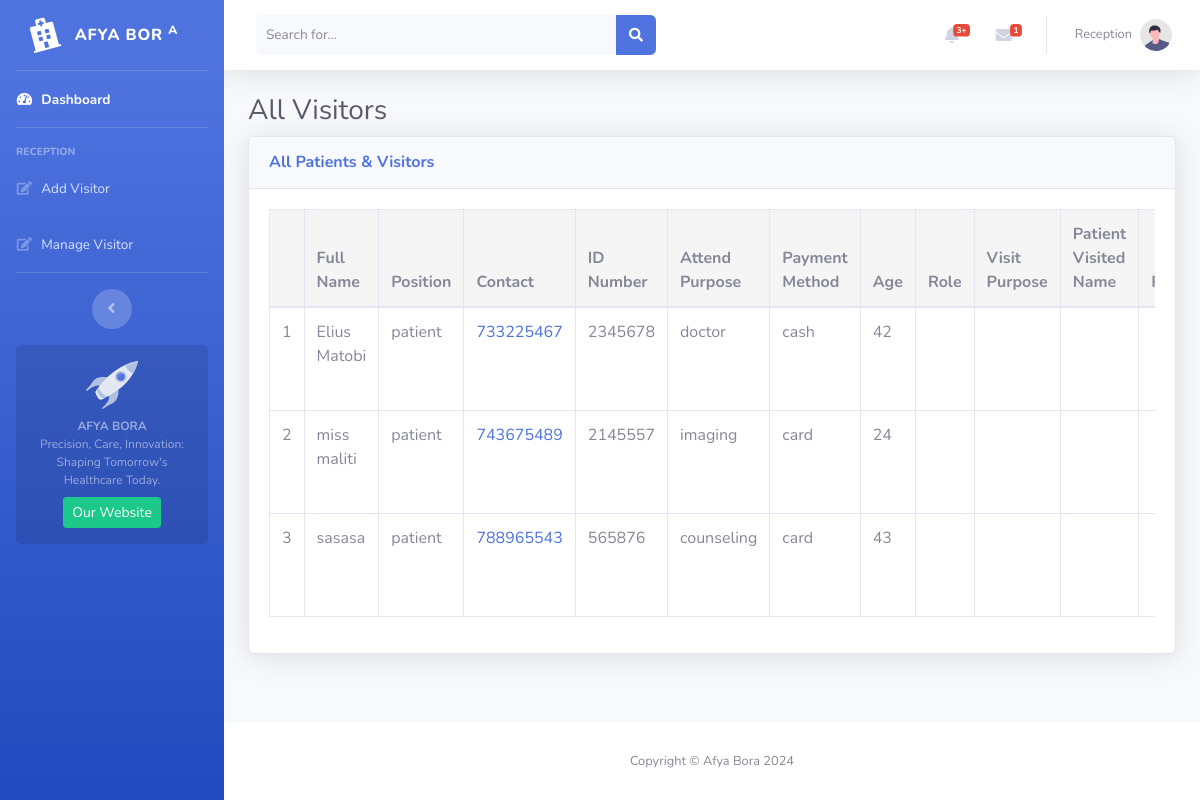
The page /reception/allpatientsvisitors.php on the database as committed earlier.
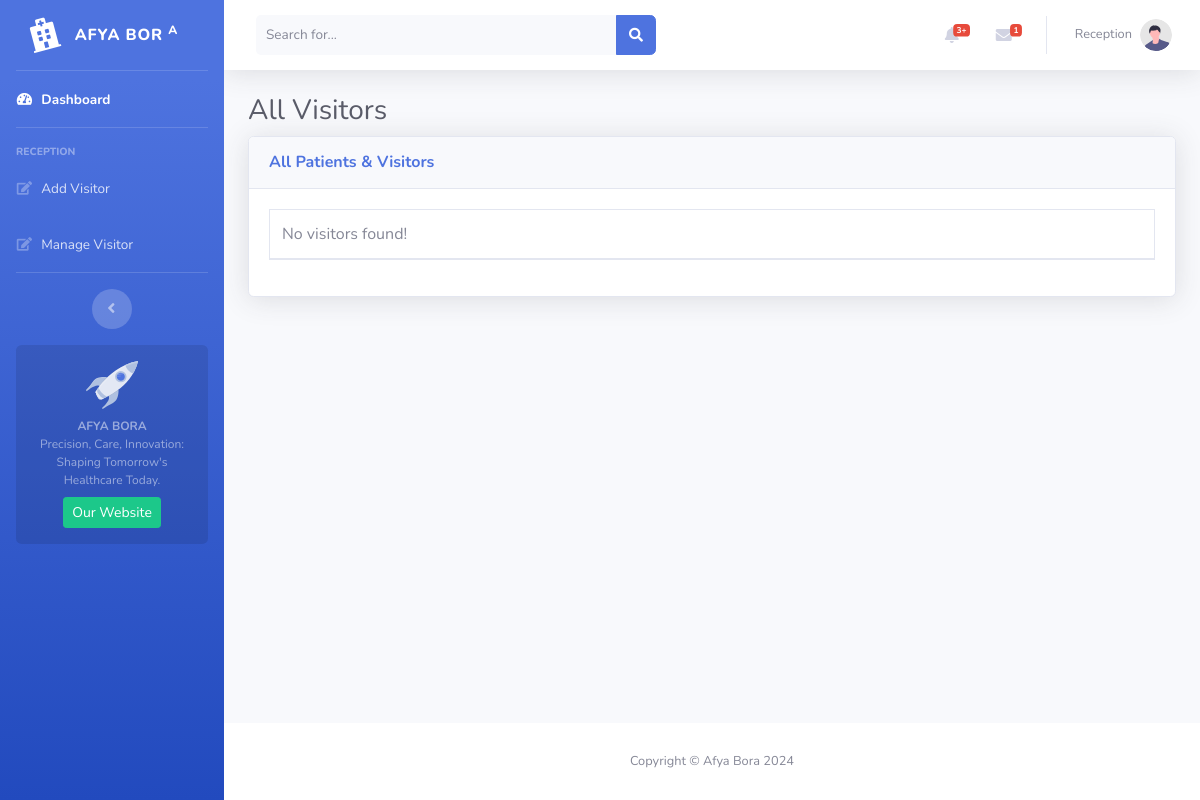
The same page on the database as committed later.
### tables this page shows
CREATE TABLE `visitors` (
  `id` int NOT NULL,
  `fullname` varchar(255) NOT NULL,
  `position` varchar(255) NOT NULL,
  `contact` int NOT NULL,
  `idNumber` int NOT NULL,
  `attendPurpose` varchar(255) NOT NULL,
  `paymentMethod` varchar(255) NOT NULL,
  `age` int NOT NULL,
  `role` text NOT NULL,
  `visitPurpose` text NOT NULL,
  `patientVisitedName` text NOT NULL,
  `relationship` text NOT NULL,
  `timeIn` timestamp NULL DEFAULT CURRENT_TIMESTAMP,
  `timeOut` timestamp NOT NULL,
  `doctor` tinyint(1) NOT NULL DEFAULT '0',
  `lab` tinyint(1) NOT NULL DEFAULT '0',
  `imaging` tinyint(1) NOT NULL DEFAULT '0',
  `counseller` tinyint(1) NOT NULL DEFAULT '0',
  `admit` tinyint(1) NOT NULL DEFAULT '0',
  `doctor_report` varchar(255) DEFAULT NULL,
  `lab_report` varchar(255) DEFAULT NULL,
  `imaging_report` varchar(255) DEFAULT NULL,
  `counselling_report` varchar(255) DEFAULT NULL,
  `pharmacy_report` varchar(255) DEFAULT NULL,
  `cashier_report` varchar(255) DEFAULT NULL,
  `ward_report` varchar(255) DEFAULT NULL
);

### reception/allpatientsvisitors.php (the view, shortened to what this page needs)
<!DOCTYPE html>
<html lang="en">
<head>
    <link href="../vendor/fontawesome-free/css/all.min.css" rel="stylesheet" type="text/css">
    <link href="../css/sb-admin-2.min.css" rel="stylesheet">
</head>
<body id="page-top">
    <div id="wrapper">
        <ul class="navbar-nav bg-gradient-primary sidebar sidebar-dark accordion" id="accordionSidebar">
            <a class="sidebar-brand d-flex align-items-center justify-content-center" href="index.html">
                <div class="sidebar-brand-icon rotate-n-15">
                    <i class="fas fa-hospital"></i>
                </div>
                <div class="sidebar-brand-text mx-3">AFYA BOR <sup>A</sup></div>
            </a>
            <hr class="sidebar-divider my-0">
            <li class="nav-item active">
                <a class="nav-link" href="index.php">
                    <i class="fas fa-fw fa-tachometer-alt"></i>
                    <span>Dashboard</span></a>
            </li>
            <hr class="sidebar-divider">
            <div class="sidebar-heading">
                Reception
            </div>
            <li class="nav-item">
                <a class="nav-link" href="addvisitor.php">
                    <i class="fas fa-edit fa-fw"></i>
                    <span>Add Visitor</span></a>
            </li>
            <li class="nav-item">
                <a class="nav-link" href="allpatientsvisitors.php">
                    <i class="fas fa-edit fa-fw"></i>
                    <span>Manage Visitor</span></a>
            </li>
            <hr class="sidebar-divider d-none d-md-block">
            <div class="text-center d-none d-md-inline">
                <button class="rounded-circle border-0" id="sidebarToggle"></button>
            </div>
            <div class="sidebar-card d-none d-lg-flex">
                <img class="sidebar-card-illustration mb-2" src="../img/undraw_rocket.svg" alt="...">
                <p class="text-center mb-2"><strong>AFYA BORA</strong> <br>Precision, Care, Innovation: Shaping Tomorrow's Healthcare Today.</p>
                <a class="btn btn-success btn-sm" href="#">Our Website</a>
            </div>
        </ul>
        <div id="content-wrapper" class="d-flex flex-column">
            <div id="content">
                <nav class="navbar navbar-expand navbar-light bg-white topbar mb-4 static-top shadow">
                    <form
                        class="d-none d-sm-inline-block form-inline mr-auto ml-md-3 my-2 my-md-0 mw-100 navbar-search">
                        <div class="input-group">
                            <input type="text" class="form-control bg-light border-0 small" placeholder="Search for..."
                                aria-label="Search" aria-describedby="basic-addon2">
                            <div class="input-group-append">
                                <button class="btn btn-primary" type="button">
                                    <i class="fas fa-search fa-sm"></i>
                                </button>
                            </div>
                        </div>
                    </form>
                    <ul class="navbar-nav ml-auto">
                        <li class="nav-item dropdown no-arrow mx-1">
                            <a class="nav-link dropdown-toggle" href="#" id="alertsDropdown" role="button"
                                data-toggle="dropdown" aria-haspopup="true" aria-expanded="false">
                                <i class="fas fa-bell fa-fw"></i>
                                <span class="badge badge-danger badge-counter">3+</span>
                            </a>
                        </li>
                        <li class="nav-item dropdown no-arrow mx-1" id="openMessagePopupBtn1">
                            <a class="nav-link dropdown-toggle" href="#" id="messagesDropdown" role="button"
                                data-toggle="dropdown" aria-haspopup="true" aria-expanded="false">
                                <i class="fas fa-envelope fa-fw"></i>
                                <span class="badge badge-danger badge-counter">1</span>
                            </a>
                        </li>
                        <li class="nav-item dropdown no-arrow">
                            <a class="nav-link dropdown-toggle" href="#" id="userDropdown" role="button"
                                data-toggle="dropdown" aria-haspopup="true" aria-expanded="false">
                                <span class="mr-2 d-none d-lg-inline text-gray-600 small">Reception</span>
                                <img class="img-profile rounded-circle"
                                    src="../img/undraw_profile.svg">
                            </a>
                        </li>
                    </ul>
                </nav>
                    <div class="container-fluid">
                        <h1 class="h3 mb-2 text-gray-800">All Visitors</h1>
                        <div class="card shadow mb-4">
                            <div class="card-header py-3">
                                <h6 class="m-0 font-weight-bold text-primary">All Patients & Visitors</h6>
                            </div>
                            <div class="card-body">
                                <div class="table-responsive">
                                    <table class="table table-bordered" id="dataTable" width="100%" cellspacing="0">
                                    <thead>
                                    <?php
require('../database/config.php');
$sql = "SELECT * FROM visitors";
$result = mysqli_query($conn, $sql);
if ($result) {
    if (mysqli_num_rows($result) > 0) {
        echo '<tr style="background-color:whitesmoke;border:2px;">
        <th></th>
        <th>Full Name</th>
        <th>Position</th>
        <th>Contact</th>
        <th>ID Number</th>
        <th>Attend Purpose</th>
        <th>Payment Method</th>
        <th>Age</th>
        <th>Role</th>
        <th>Visit Purpose</th>
        <th>Patient Visited Name</th>
        <th>Relationship</th>
        <th>TimeIn</th>
        <th>TimeOut</th>
        </tr>';
   echo "</thead>";
   echo "<tbody>";
        $count=1;
        while ($row = mysqli_fetch_assoc($result)) {
            echo "<tr>";
            echo "<form method='post' action=''>";
            echo "<td>" . $count . "</td>";
            echo "<td>" . $row['fullname'] . "</td>";
            echo "<td>" . $row['position'] . "</td>";
            echo "<td><a href='tel:" . $row['contact'] . "'>" . $row['contact'] . "</a></td>";
            echo "<td>" . $row['idNumber'] . "</td>";
            echo "<td>" . $row['attendPurpose'] . "</td>";
            echo "<td>" . $row['paymentMethod'] . "</td>";
            echo "<td>" . $row['age'] . "</td>";
            echo "<td>" . $row['role'] . "</td>";
            echo "<td>" . $row['visitPurpose'] . "</td>";
            echo "<td>" . $row['patientVisitedName'] . "</td>";
            echo "<td>" . $row['relationship'] . "</td>";
            echo "</form>";
            echo "</tr>";
            $count++;
        }
        echo"</tbody>";
        echo"</table>";
    } else {
        echo "<tr><td colspan='14'>No visitors found!</td></tr>";
    }
} else {
    die("Error: " . mysqli_error($conn));
}
?>
                                    </table>
                                </div>
                            </div>
                        </div>
                </div>
            </div>
            <footer class="sticky-footer bg-white">
                <div class="container my-auto">
                    <div class="copyright text-center my-auto">
                        <span>Copyright &copy; Afya Bora 2024</span>
                    </div>
                </div>
            </footer>
        </div>
    </div>
</body>
</html>

### reception/allpatientsvisitors.php (style rules this page uses)
select, input[type="text"], textarea { width: 100%; padding: 10px; margin-bottom: 20px; border: 1px solid #ccc; border-radius: 5px; }

Rows that differ between the two databases and show on the page:
removed visitors: fullname "Elius Matobi", position "patient", contact "733225467", idNumber "2345678", attendPurpose "doctor", paymentMethod "cash", age "42"
removed visitors: fullname "miss maliti", position "patient", contact "743675489", idNumber "2145557", attendPurpose "imaging", paymentMethod "card", age "24"
removed visitors: fullname "sasasa", position "patient", contact "788965543", idNumber "565876", attendPurpose "counseling", paymentMethod "card", age "43"
Other text that changed with them:
text no longer shown: "Full Name Position Contact ID Number Attend Purpose Payment Method Age Role Visit Purpose Patient Visited Name"
text now shown: "No visitors found!"
